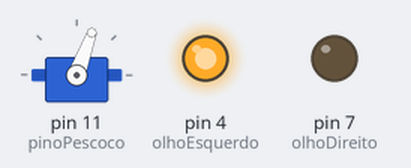
Bench run of a sketch on a simulated Arduino Uno, built with avr-gcc and run on an emulated ATmega328P. Shown: servo, output pins drawn as LEDs (lit = HIGH).

Above: at 0.05 s.
At 0.75 s:
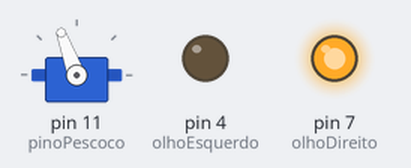
Timing chart, 0 to 3.0 s (numbered marks = the images above):
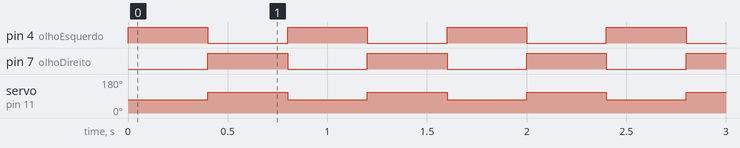

The sketch:

ArduninaDanca.ino
```cpp
#include <Servo.h>

const int olhoEsquerdo = 4;
const int olhoDireito = 7;
const int pinoPescoco = 11;

Servo pescoco;

void setup() {
  pinMode(olhoEsquerdo, OUTPUT);
  pinMode(olhoDireito, OUTPUT);
  pescoco.attach(pinoPescoco);
  pescoco.write(90);
}

void loop() {
  digitalWrite(olhoEsquerdo, HIGH);
  digitalWrite(olhoDireito, LOW);
  pescoco.write(70);
  delay(400);
  digitalWrite(olhoEsquerdo, LOW);
  digitalWrite(olhoDireito, HIGH);
  pescoco.write(110);
  delay(400);
}
```

Measured:
- by itself, pin 4 (olhoEsquerdo), pin 7 (olhoDireito): alternates HIGH for 0.40 s and LOW for 0.40 s
- by itself, servo on pin 11 (pinoPescoco): alternates 110° for 0.40 s and 70° for 0.40 s
